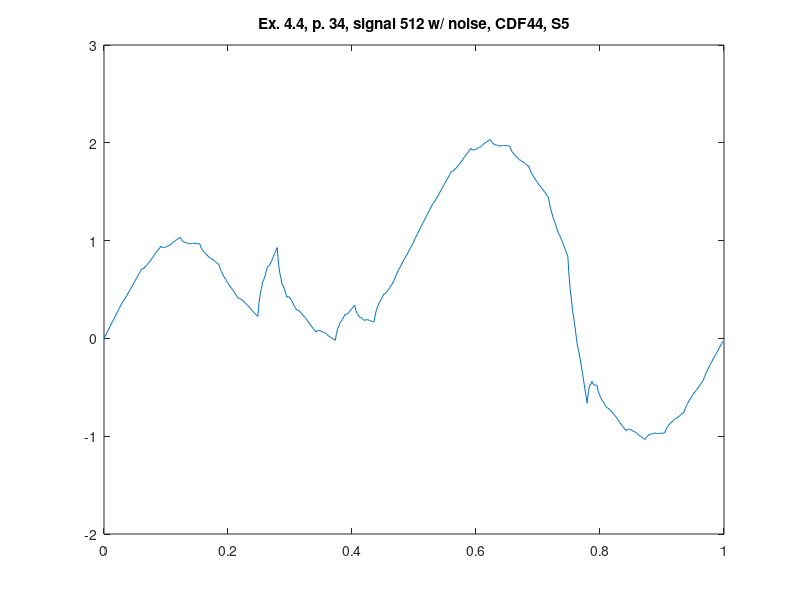

Reproduce this figure in MATLAB.
%% ========================================================================
%% Programmatic octave notes on "Ripples in Mathematics" by A. Jensen
%% and A. la Cour-Harbo written with a deep gratitude to the authors for
%% this wonderful text. 
%% 
%% Reconstruction of graphs in ex 4.4, p.34, CDF44, 4 scales, S5.
%%
%% Author: Vladimir Kulyukin
%% 
%% NB: I have tested this code in Octave 4.
%% =========================================================================
t = (1.0/512)*[0:511];

%%y_ex_4_3_chirp_512_p33 = arrayfun(@(x) sin(x*x), t);

y_ex_4_4_512_with_noise_cdf44_s5_p34 = [
-0.0037519378039966526
0.02293261719275382
0.048219968739010424
0.07388169982148882
0.0981462274534734
0.12278513462167973
0.1477984213261079
0.17271139333614266
0.19622716189568365
0.22011730999144638
0.2443818376234309
0.26854605056102204
0.29308464303483506
0.31752292081425465
0.34186088389928093
0.36622572622565874
0.3828889399135005
0.40161579877544223
0.4224063028114843
0.4426438547896616
0.46494505194193936
0.4866932970363524
0.507888590072901
0.5292320461668074
0.5526391474348145
0.5754932966449567
0.5977944937972345
0.62024385400687
0.6421402621586412
0.66418483336777
0.6863775676342568
0.7085306017291764
0.7112384474260499
0.7191566156508508
0.7322851064035794
0.7440174954426437
0.7609602070096361
0.7765068168629643
0.7906573250026288
0.8051819174690209
0.824916832463341
0.843255645743997
0.860198357310989
0.8775151532047091
0.8934358473847656
0.9097306258915496
0.9263994887250617
0.9429681159653259
0.9313083487105646
0.9272123569643722
0.9306801407267494
0.9321212169498752
0.9411260686815701
0.9481042128740134
0.9530556495272053
0.9585501408288337
0.9716084076390317
0.9826399669099781
0.991644818641673
1.0011927250218042
1.0087139238626843
1.0167781773520006
1.0253854854897537
1.0338472825730118
1.0095949962350999
0.9941084221310144
0.9873875602607564
0.9783179328763605
0.978014017725792
0.9753613370610856
0.9703598908822415
0.9659877945261206
0.9703814104038275
0.9724262607673964
0.9721223456168275
0.9724477802889817
0.9704244494469991
0.9690304684277391
0.9682658372312025
0.9673325722579105
0.9341799575842717
0.9096604916434968
0.8937741744355856
0.8755746119965656
0.86600819829041
0.8541285393531453
0.839935635184772
0.8263625632079692
0.8214226399640312
0.8141694714889839
0.8046030577828281
0.7956564762682428
0.784396649522549
0.7737566549684256
0.7637364926058733
0.7535502467081465
0.7136263436649911
0.6816706218387468
0.6576830812294139
0.6315604728978645
0.6134060457832268
0.5931165509463725
0.5706919883873021
0.5488395155001851
0.53495522382998
0.5189358644375582
0.5007814373229205
0.4831990998802361
0.4634816947153355
0.44433637922238856
0.4257631534013952
0.4070366366148036
0.40706226477286667
0.40206327083665805
0.392039654806178
0.38336238220812935
0.36966048751580954
0.3573049362559212
0.34629572842846446
0.33492576896555265
0.3185311874083695
0.30348294928361785
0.2897810545912978
0.27571840826352273
0.2630021053681795
0.24992505083738112
0.23648724467112775
0.22314610161426268
0.3587955514972491
0.4545230923221682
0.51032872408902
0.5768313991482894
0.6034121651494918
0.6406899744431118
0.6886648270291499
0.7337734155035835
0.7389600949199505
0.754843817628735
0.7814245836299372
0.8051390855195352
0.8395506307015514
0.8710959117719633
0.899774928730771
0.9292219588435774
0.7789949437112652
0.6769114439032153
0.622971459419428
0.5561314588837091
0.5374349736722531
0.5058384724088654
0.46134195509354614
0.42030198666169033
0.4274055335540973
0.42160906439457263
0.40291257918311646
0.3876726428551238
0.35953269047519976
0.33484928697873917
0.31362243236574217
0.29146939827082236
0.29001649695815396
0.28301701178326416
0.27047094274615324
0.25941107637567584
0.24280462614297738
0.22768437857691248
0.21405033367748127
0.2000180619737365
0.18043920640777072
0.16234655350843852
0.14574010327574
0.12873542623872797
0.11321695186834965
0.09730025069365784
0.08098532271465254
0.06477709928626744
0.07688620275889202
0.08140770135658294
0.07834159507934023
0.07730858140082242
0.068687962847371
0.06210043689264446
0.057546003536642854
0.05244680466067521
0.03976000090977397
0.029106289757597624
0.02048567120414619
0.011320287130728721
0.004187995656036173
-0.00348906133862241
-0.011710883853247025
-0.01978673688673242
0.05120071982303228
0.1010032265361614
0.12962078325265497
0.1639148302124407
0.17702392717559087
0.19580951438203323
0.22027159183176787
0.24321265830496913
0.24496877478153495
0.2524013815013929
0.26551047846454306
0.2770985644511599
0.29436314068106906
0.31010670593444484
0.3243292602112874
0.3389593681509708
0.28782379839207256
0.25431008886219475
0.23841823956133745
0.21780462704297993
0.214812874753643
0.20709935924680584
0.1946640805224685
0.1834939944391113
0.18994576858477466
0.1916757795129378
0.18868402722360078
0.18695746757524387
0.1805091447093869
0.17532601448451002
0.17140807690061327
0.16715113197029607
0.2400056233834183
0.29219816770111195
0.3237287649233771
0.36079571418391687
0.37720071634902824
0.39914207055241413
0.42661977679407476
0.45261402197806516
0.4579463200666273
0.46881497019346396
0.4852199723585752
0.5001415134660163
0.5205994066117323
0.5395738386997779
0.5570648097301536
0.5749532729529349
0.6101783829977634
0.6407581525271606
0.6666925815411269
0.6938717257947702
0.7164055295329828
0.7401840485108723
0.7652072827284393
0.789896996502728
0.8099413697615861
0.8312304582601213
0.8537642619983337
0.8759645452932678
0.8994095438278795
0.9225210219192126
0.9452989795672675
0.9681663037487579
0.9962480621960026
1.022932617192753
1.0482199687390097
1.073881699821488
1.0981462274534723
1.1227851346216784
1.1477984213261065
1.172711393336141
1.1962271618956823
1.220117309991445
1.2443818376234295
1.2685460505610204
1.2930846430348335
1.3175229208142527
1.341860883899279
1.3662257262256565
1.382888939913499
1.401615798775441
1.422406302811483
1.44264385478966
1.4649450519419382
1.4866932970363513
1.5078885900729
1.5292320461668059
1.5526391474348136
1.5754932966449557
1.5977944937972337
1.6202438540068689
1.64214026215864
1.6641848333677687
1.6863775676342558
1.708530601729175
1.7112384474260491
1.7191566156508502
1.732285106403579
1.744017495442643
1.7609602070096355
1.7765068168629639
1.790657325002628
1.80518191746902
1.8249168324633405
1.8432556457439961
1.8601983573109886
1.8775151532047085
1.8934358473847646
1.9097306258915483
1.9263994887250604
1.9429681159653243
1.9313083487105636
1.9272123569643715
1.9306801407267487
1.932121216949874
1.941126068681569
1.9481042128740125
1.9530556495272047
1.9585501408288328
1.9716084076390308
1.982639966909977
1.9916448186416722
2.001192725021803
2.0087139238626834
2.0167781773519997
2.025385485489753
2.033847282573011
2.009594996235099
1.994108422131014
1.9873875602607556
1.9783179328763594
1.9780140177257912
1.9753613370610847
1.9703598908822408
1.9659877945261195
1.970381410403827
1.972426260767396
1.9721223456168273
1.9724477802889815
1.9704244494469987
1.9690304684277389
1.9682658372312019
1.9673325722579096
1.934179957584271
1.9096604916434958
1.8937741744355847
1.8755746119965648
1.8660081982904093
1.8541285393531446
1.839935635184771
1.8263625632079683
1.8214226399640303
1.814169471488983
1.8046030577828271
1.795656476268242
1.7843966495225478
1.7737566549684245
1.7637364926058723
1.753550246708145
1.719462633842292
1.691779372953548
1.6705004640419134
1.6475055141899673
1.6309149163151313
1.6126082774999837
1.5925855977445251
1.5730227297732016
1.559864213778988
1.5449896568444628
1.5283990589696266
1.5122682728789252
1.4944214458479133
1.477034430601036
1.4601072271382938
1.4430568174793221
1.3725809692316036
1.316420424109018
1.2745751821115658
1.2288941662023274
1.1975284534182227
1.162326966722331
1.1232897061146538
1.0852802380289877
1.0615860730684556
1.034056134196137
1.002690421412032
0.9723525011499383
0.9381788069760588
0.9050329053241906
0.872914796194334
0.8405212908882174
0.6487083241107429
0.49961167329232314
0.39323133843295827
0.2754052012087319
0.20029537994356064
0.11373975631352784
0.01573833031863358
-0.07919620217586981
-0.13141441871131837
-0.1950784376116283
-0.27018825887679965
-0.34223118664158014
-0.4257199167712222
-0.5061417534004733
-0.5834966965293334
-0.6616734112948955
-0.5447728235382664
-0.48014304145410014
-0.46778406504239695
-0.44141916846303303
-0.4673250775561323
-0.4792250664815709
-0.4771191352393488
-0.47876607899530604
-0.5326838284237267
-0.5725956576844864
-0.5985015667775857
-0.6281603508688641
-0.6438132147924823
-0.6632189537142797
-0.6863775676342566
-0.7085306017291761
-0.7112384474260498
-0.7191566156508508
-0.7322851064035794
-0.744017495442644
-0.7609602070096361
-0.7765068168629643
-0.7906573250026288
-0.8051819174690209
-0.824916832463341
-0.843255645743997
-0.860198357310989
-0.8775151532047091
-0.8934358473847656
-0.9097306258915496
-0.9263994887250617
-0.9429681159653259
-0.9313083487105646
-0.9272123569643722
-0.9306801407267494
-0.9321212169498752
-0.9411260686815701
-0.9481042128740134
-0.9530556495272053
-0.9585501408288337
-0.9716084076390317
-0.9826399669099781
-0.991644818641673
-1.0011927250218042
-1.0087139238626843
-1.0167781773520006
-1.0253854854897537
-1.0338472825730118
-1.0095949962350999
-0.9941084221310146
-0.9873875602607565
-0.9783179328763607
-0.9780140177257921
-0.9753613370610859
-0.9703598908822418
-0.965987794526121
-0.970381410403828
-0.9724262607673969
-0.9721223456168282
-0.9724477802889826
-0.9704244494469997
-0.9690304684277397
-0.9682658372312032
-0.967332572257911
-0.9341799575842722
-0.9096604916434972
-0.8937741744355858
-0.8755746119965657
-0.8660081982904101
-0.8541285393531455
-0.8399356351847721
-0.8263625632079694
-0.8214226399640312
-0.8141694714889839
-0.8046030577828281
-0.7956564762682428
-0.784396649522549
-0.7737566549684255
-0.7637364926058732
-0.7535502467081463
-0.716544488753642
-0.6867249973961478
-0.664091772635664
-0.6395329935439165
-0.6221604810491795
-0.6028624142231787
-0.5816387930659143
-0.5609311226366941
-0.5474097188044846
-0.5319627606410113
-0.5145902481462742
-0.4977336863795813
-0.47895157028162505
-0.46068540491171295
-0.4429351902698452
-0.42504672704706364
-0.3898216170022357
-0.35924184747283855
-0.3333074184588725
-0.30612827420522903
-0.28359447046701663
-0.25981595148912684
-0.23479271727155981
-0.2101030034972709
-0.19005863023841318
-0.16876954173987804
-0.14623573800166564
-0.12403545470673147
-0.10059045617211995
-0.07747897808078669
-0.05470102043273169
-0.03183369625124098
];

figure;
plot(t, y_ex_4_4_512_with_noise_cdf44_s5_p34);
xlim([0 1]);
title('Ex. 4.4, p. 34, signal 512 w/ noise, CDF44, S5');
